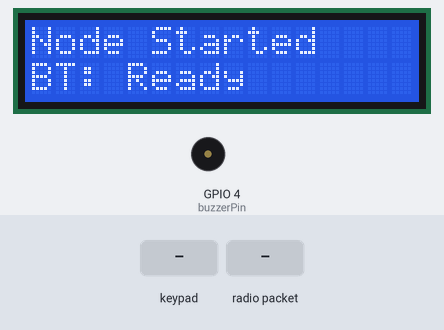
Recording of a sketch running on a simulated ESP32. On the bench: 16×2 character LCD, buzzer (waves = sounding). The inputs (shaded band) are chosen by the test bench. Nothing arrives over Bluetooth unless stated; what the sketch prints to the serial monitor is not drawn.

Above: at 2.2 s.
2.3 s: keypad keys 2 5 2 6 2 7 1 4 # pressed 0.4 s apart
At 6.1 s:
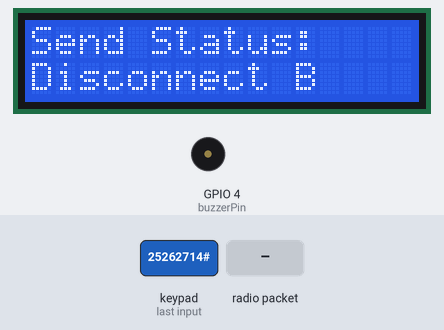
7.4 s: key 'A' pressed
At 8.4 s:
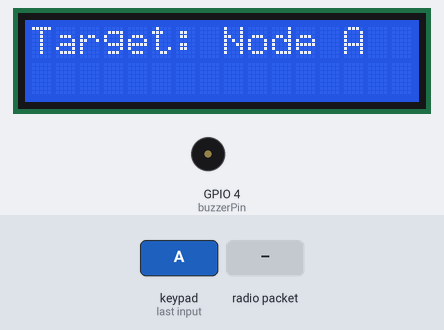
8.9 s: keypad keys 2 5 2 6 2 7 1 4 * pressed 0.4 s apart
At 13.4 s:
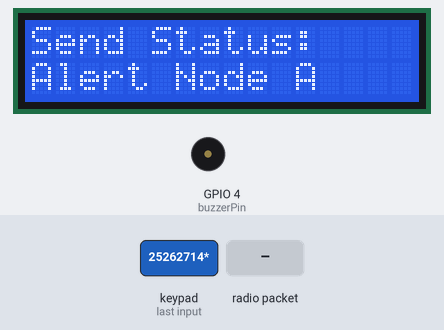
14.0 s: key 'B' pressed
At 14.5 s:
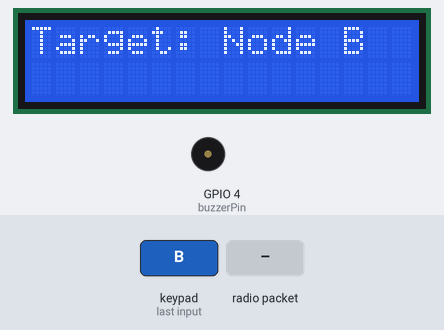
15.5 s: keypad keys 1 9 1 8 3 2 3 3 D pressed 0.4 s apart
At 19.3 s:
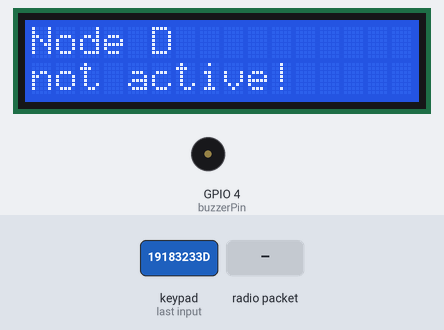
20.6 s: radio packet "Alert" arrives
At 21.2 s:
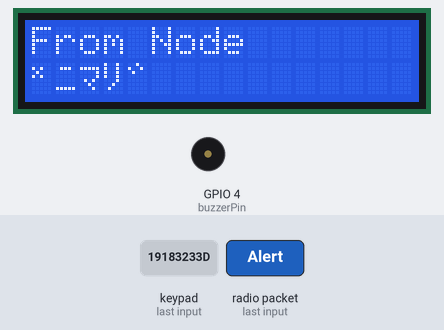
Timing chart, 0 to 23.2 s (numbered marks = the images above; inputs shaded):
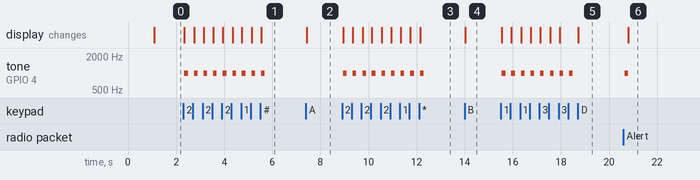

The sketch:

Node_A_Transmitter.ino
```cpp
/*
NODE: A
TYPE: PHYSICAL
SENSOR IMPLEMENTATION: YES (THROUGHT CODE)
BLUETOOTH IMPLEMENTATION: YES
ENCRYPTION: YES
*/

#include <esp_now.h>
#include <WiFi.h>
#include <Wire.h>
#include <LiquidCrystal_I2C.h>
#include "BluetoothSerial.h"
#include <Keypad.h>

// --- LCD + Buzzer Setup ---
LiquidCrystal_I2C lcd(0x27, 16, 2);
int buzzerPin = 4;

// --- Bluetooth Setup ---
BluetoothSerial SerialBT;

// --- Node MAC Addresses ---
uint8_t macA[] = {0x68, 0x25, 0xDD, 0x33, 0x2A, 0x08};
uint8_t macB[] = {0x68, 0x25, 0xDD, 0x32, 0x5E, 0x24};
uint8_t macC[] = {0x00, 0x00, 0x00, 0x00, 0x00, 0x00};
uint8_t macD[] = {0x00, 0x00, 0x00, 0x00, 0x00, 0x00};

esp_now_peer_info_t peerInfo;
char targetNode = 'B';
uint8_t* targetMAC = macB;

// --- XOR Encryption Key ---
const uint8_t XOR_KEY = 0xAA;

// --- Keypad Setup ---
const byte ROWS = 4; // Four rows
const byte COLS = 4; // Four columns
char keys[ROWS][COLS] = {
  {'1','2','3','A'},
  {'4','5','6','B'},
  {'7','8','9','C'},
  {'*','0','#','D'}
};
byte rowPins[ROWS] = {19, 18, 32, 33}; // Adjust to your wiring
byte colPins[COLS] = {25, 26, 27, 14}; // Adjust to your wiring
Keypad keypad = Keypad(makeKeymap(keys), rowPins, colPins, ROWS, COLS);

// --- Encrypt/Decrypt function ---
void encryptDecrypt(uint8_t *data, int len) {
  for (int i = 0; i < len; i++) {
    data[i] ^= XOR_KEY;
  }
}

// --- Key → Message mapping ---
String getMessageForKey(char key) {
  switch (key) {
    case '1': return "Hello";
    case '2': return "Meet me";
    case '3': return "File Ready";
    case '4': return "Wait";
    case '5': return "System Down";
    case '6': return "Work Done";
    case '7': return "Busy";
    case '8': return "Break";
    case '9': return "Ok";
    case '0': return "Node Toggle";
    case '*': return "Alert";
    case '#': return "Disconnect";
    default: return "";
  }
}

// --- Buzzer beep (one-time) ---
void beep() {
  ledcAttach(buzzerPin, 2000, 8);
  ledcWriteTone(buzzerPin, 1000);
  delay(150);
  ledcWriteTone(buzzerPin, 0);
}

// --- ESP-NOW Callbacks ---
void OnDataSent(const wifi_tx_info_t *info, esp_now_send_status_t status) {
  lcd.clear();
  lcd.setCursor(0,0);
  lcd.print("Send Status:");
  lcd.setCursor(0,1);
  lcd.print(status == ESP_NOW_SEND_SUCCESS ? "OK" : "Fail");
}

void OnDataRecv(const esp_now_recv_info_t *info, const uint8_t *incomingData, int len) {
  uint8_t buffer[250];
  memcpy(buffer, incomingData, len);
  encryptDecrypt(buffer, len);
  buffer[len] = '\0';

  String msg = String((char*)buffer);

  lcd.clear();
  lcd.setCursor(0,0);
  lcd.print("From Node");
  lcd.setCursor(0,1);
  lcd.print(msg);
  beep();

  if (msg == "Alert") {
    SerialBT.println("[ALERT] Emergency from another node!");
  }
}

// --- Setup ---
void setup() {
  Serial.begin(115200);
  WiFi.mode(WIFI_STA);

  lcd.init();
  lcd.backlight();
  lcd.clear();
  lcd.setCursor(0,0);
  lcd.print("Node Started");
  delay(1000);

  // ESP-NOW init
  if (esp_now_init() != ESP_OK) {
    lcd.clear();
    lcd.print("ESP-NOW Error");
    return;
  }
  esp_now_register_send_cb(OnDataSent);
  esp_now_register_recv_cb(OnDataRecv);

  memcpy(peerInfo.peer_addr, macB, 6);
  peerInfo.channel = 0;
  peerInfo.encrypt = false;
  esp_now_add_peer(&peerInfo);

  if (!SerialBT.begin("ESP32_AlertNode")) {
    Serial.println("BT init failed!");
    lcd.clear();
    lcd.print("BT Error");
  } else {
    Serial.println("Bluetooth ready. Pair with 'ESP32_AlertNode'");
    lcd.setCursor(0,1);
    lcd.print("BT: Ready");
  }

  Serial.println("=== Node Started ===");
  Serial.println("Available Nodes: A, B, C, D");
}

// --- Loop ---
void loop() {
  char key = keypad.getKey();
  if (key) {
    Serial.print("Key Pressed: ");
    Serial.println(key);

    if (String("1234567890ABCD*#").indexOf(key) == -1) {
      lcd.clear();
      lcd.print("Invalid Key");
      return;
    }

    // Handle node selection
    if (key == 'A' || key == 'B' || key == 'C' || key == 'D') {
      targetNode = key;
      if (key == 'A') targetMAC = macA;
      else if (key == 'B') targetMAC = macB;
      else if (key == 'C') targetMAC = macC;
      else if (key == 'D') targetMAC = macD;

      bool inactive = true;
      for (int i = 0; i < 6; i++) {
        if (targetMAC[i] != 0x00) { inactive = false; break; }
      }
      lcd.clear();
      if (inactive) {
        lcd.print("Node ");
        lcd.print(key);
        lcd.setCursor(0,1);
        lcd.print("not active!");
      } else {
        lcd.print("Target: Node ");
        lcd.print(key);
      }
      return;
    }

    // Otherwise → send message
    String msg = getMessageForKey(key);
    if (msg == "") return;

    bool inactive = true;
    for (int i = 0; i < 6; i++) {
      if (targetMAC[i] != 0x00) { inactive = false; break; }
    }
    lcd.clear();
    if (inactive) {
      lcd.print("Error: Node ");
      lcd.print(targetNode);
      lcd.setCursor(0,1);
      lcd.print("not active!");
      return;
    }

    uint8_t buffer[250];
    int len = msg.length();
    memcpy(buffer, msg.c_str(), len);
    encryptDecrypt(buffer, len);

    esp_err_t result = esp_now_send(targetMAC, buffer, len);
    if (result == ESP_OK) {
      lcd.print("Sent to Node ");
      lcd.print(targetNode);
      lcd.setCursor(0,1);
      lcd.print(msg);
      beep();

      if (msg == "Alert") {
        SerialBT.println("[ALERT] Emergency triggered locally!");
      }
    } else {
      lcd.print("Send Error");
    }
  }
}
```

Measured:
- after the input at 2.3 s, tone on GPIO 4 (buzzerPin): alternates 1000 Hz for 0.15 s and silent for 0.25 s, 18 changes in all, then stays silent, starting after 0.05 s; the display: first changes after 0.05 s (image 1 shows a later state)
- after the input at 7.4 s, the display: changes at once (image 2)
- after the input at 8.9 s, tone on GPIO 4 (buzzerPin): alternates 1000 Hz for 0.15 s and silent for 0.25 s, 18 changes in all, then stays silent, starting after 0.05 s; the display: first changes after 0.05 s (image 3 shows a later state)
- after the input at 14.0 s, the display: changes at once (image 4)
- after the input at 15.5 s, tone on GPIO 4 (buzzerPin): alternates 1000 Hz for 0.15 s and silent for 0.25 s, 16 changes in all, then stays silent, starting after 0.05 s; the display: first changes after 0.05 s (image 5 shows a later state)
- after the input at 20.6 s, tone on GPIO 4 (buzzerPin): silent → 1000 Hz after 0.05 s, → silent 0.15 s later; the display: changes after 0.20 s (image 6)
